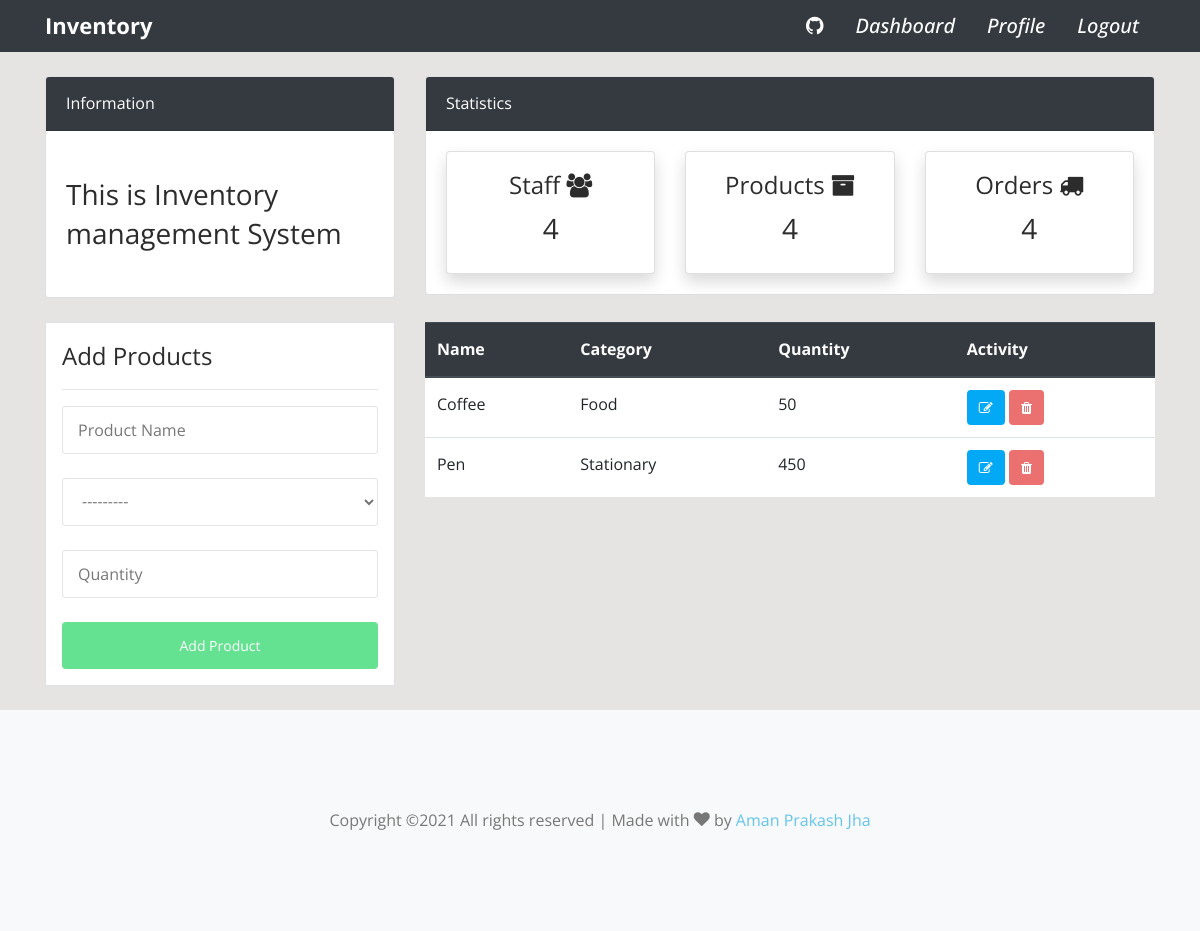
/product/ (signed in), run on an earlier commit of the app's database.
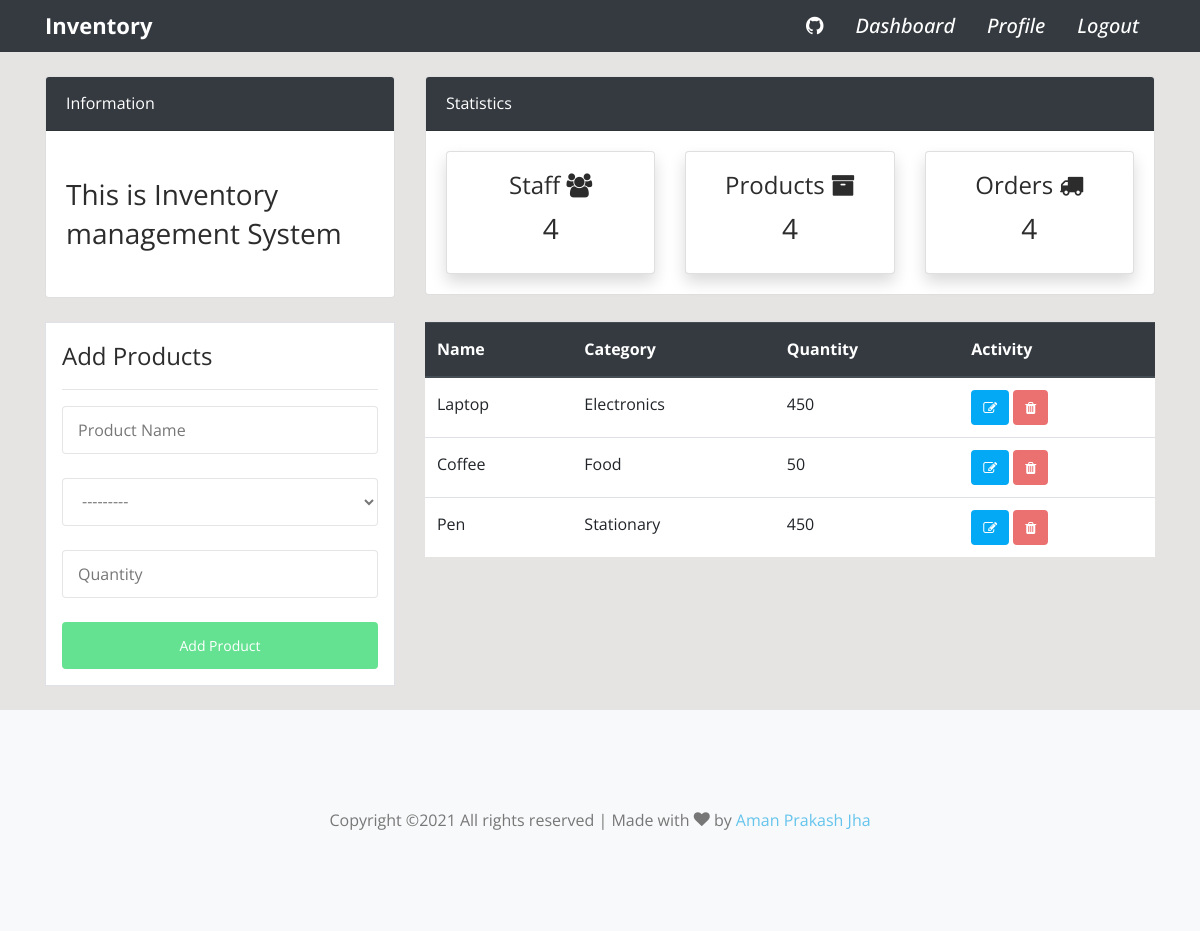
And on a later commit of the database.
### dashboard/models.py (models this page shows, shortened)
class Product(models.Model):
    name = models.CharField(max_length=100,null=True)
    category = models.CharField(max_length=100, choices=cat_choices,null=True)
    quantity = models.PositiveIntegerField(null=True)
    class Meta:
        verbose_name_plural = 'Product'
        ordering = ['category']

### dashboard/views.py (the view, shortened to what this page needs)
# urls.py: path('product/',views.product,name="product"),
@login_required(login_url='login')
def product(request):
    pro = Product.objects.all()
    form = AddProduct()
    return render(request,"dashboard/products.html",{'form':form,'product':pro})

### dashboard/forms.py
class AddProduct(forms.ModelForm):
    class Meta:
        model = Product
        fields = ['name','category','quantity']
    def __init__(self, *args, **kwargs):
        super(AddProduct,self).__init__(*args, **kwargs)
        self.fields['name'].widget = forms.TextInput(attrs={'type':'text','id':'name','name':'name','class':'form-control','placeholder':'Product Name'})
        self.fields['quantity'].widget = forms.NumberInput(attrs={'type':'number','class':'form-control','id':'quantity','name':'quantity','placeholder':'Quantity'})
        self.fields['category'].label = False

### templates/dashboard/products.html (shortened to what this page needs)
{% extends 'main.html' %}
{% block css %}
{% load crispy_forms_tags %}
{% endblock %}
{% block content %}
{% include "snippets/top.html" %}
<div class="container">
    <div class="row my-4">
        <div class="col-md-4">
            <div class="border bg-white p-3">
                <h4>Add Products</h4>
                <hr>
                <form method="POST">
                  <div class="form-group">
                    {{form.name}}
                  </div>
                  <div class="form-group">
                    {{form.category|as_crispy_field}}
                  </div>
                  <div class="form-group">
                    {{form.quantity}}
                  </div>
                    <input class="btn btn-success btn-block" type="submit" value="Add Product">
                </form>
            </div>
        </div>
        <div class="col-md-8">
            <table class="table bg-white table-responsive-sm">
                <thead class="thead-dark">
                  <tr>
                    <th scope="col">Name</th>
                    <th scope="col">Category</th>
                    <th scope="col">Quantity</th>
                    <th scope="col">Activity</th>
                  </tr>
                </thead>
                <tbody>
                  {% for p in product %}
                  <tr>
                    <td>{{p.name}}</td>
                    <td>{{p.category}}</td>
                    <td>{{p.quantity}}</td>
                    <td>
                        <a class="btn btn-info btn-sm" href="{% url 'edit' p.id %}"><i class="fa fa-pencil-square-o"></i></a>
                        <button class="btn btn-danger btn-sm" data-toggle="modal" data-target="#exampleModalCenter"><i class="fa fa-trash"></i></button>
                    </td>
                  </tr>
                  {% endfor %}
                </tbody>
              </table>
        </div>
    </div>
</div>
{% endblock %}

### templates/main.html (shortened to what this page needs)
<!DOCTYPE html>
<html lang="en">
    <head>
        {% load static %}
        <link rel="stylesheet" href="https://maxcdn.bootstrapcdn.com/font-awesome/4.4.0/css/font-awesome.min.css">
        <link rel="stylesheet" href="{% static 'css/open-iconic-bootstrap.min.css' %}">
        <link rel="stylesheet" href="{% static 'css/animate.css' %}">
        <link rel="stylesheet" href="{% static 'css/owl.carousel.min.css' %}">
        <link rel="stylesheet" href="{% static 'css/owl.theme.default.min.css' %}">
        <link rel="stylesheet" href="{% static 'css/magnific-popup.css' %}">
        <link rel="stylesheet" href="{% static 'css/aos.css' %}">
        <link rel="stylesheet" href="{% static 'css/ionicons.min.css' %}">
        <link rel="stylesheet" href="{% static 'css/bootstrap-datetimepicker.min.css' %}">
        <link rel="stylesheet" href="{% static 'css/nouislider.css' %}">
        <link rel="stylesheet" href="{% static 'css/flaticon.css' %}">
        <link rel="stylesheet" href="{% static 'css/icomoon.css' %}">
        <link rel="stylesheet" href="{% static 'css/style.css' %}">
      </head>
      <body>
        <div class="main-section">
            <nav class="navbar navbar-expand-lg navbar-dark ftco_navbar bg-dark ftco-navbar-light" id="ftco-navbar">
                <div class="container">
                  <a class="navbar-brand" href="{% url 'index' %}">Inventory</a>
                  <div class="collapse navbar-collapse" id="ftco-nav">
                    <ul class="navbar-nav ml-auto">
                        <li class="nav-item"><a href="https://github.com/amanjha8100" target="_blank" class="nav-link icon d-flex align-items-center"><i class="ion-logo-github"></i><span class="d-lg-none ml-2">GitHub</span></a></li>
                        {% if user.is_authenticated %}
                        <li class="nav-item"><a href="{% url 'index' %}" class="nav-link icon d-flex align-items-center"><i>Dashboard</i></a></li>
                        <li class="nav-item"><a href="{% url 'profile' %}" class="nav-link icon d-flex align-items-center"><i>Profile</i></a></li>
                        <li class="nav-item"><a href="{% url 'logout' %}" class="nav-link icon d-flex align-items-center"><i>Logout</i></a></li>
                        {% endif %}
                    </ul>
                  </div>
                  </div>
              </nav>
              {% block content %}
              {% endblock %}
                <footer class="ftco-section ftco-section-2 bg-light">
                    <div class="col-md-12 text-center">
                        <p class="mb-0">
                        Copyright &copy; All rights reserved | Made with <i class="icon-heart" aria-hidden="true"></i> by <a href="#" target="_blank">Aman Prakash Jha</a>
                        </p>
                    </div>
                </footer>
        </div>
      </body>
</html>

### templates/snippets/top.html
<div class="container">
    <div class="row mt-4">
        <div class="col-md-4">
            <div class="card">
                <div class="card-header bg-dark text-white">
                    Information
                </div>
                <div class="card-body">
                    <marquee behavior="" direction="">
                       <h3 class="my-4">This is Inventory management System</h3>
                    </marquee>
                </div>
            </div>
        </div>
        <div class="col-md-8">
            <div class="card">
                <div class="card-header bg-dark text-white">
                    Statistics
                </div>
                <div class="card-body">
                    <div class="row">
                        <div class="col-md-4">
                            <a class="text-decoration-none text-dark" href="{% url 'staff' %}">
                                <div class="card my-card shadow text-center p-3">
                                    <h4>Staff <i class="fa fa-users"></i></h4>
                                    <h3>4</h3>
                                </div>
                            </a>
                        </div>
                        <div class="col-md-4">
                            <a class="text-decoration-none text-dark" href="{% url 'product' %}">
                                <div class="card my-card shadow text-center p-3">
                                    <h4>Products <i class="fa fa-archive"></i></h4>
                                    <h3>4</h3>
                                </div>
                            </a>
                        </div>
                        <div class="col-md-4">
                            <a class="text-decoration-none text-dark" href="{% url 'order' %}">
                                <div class="card my-card shadow text-center p-3">
                                    <h4>Orders <i class="fa fa-truck"></i></h4>
                                    <h3>4</h3>
                                </div>
                            </a>
                        </div>
                    </div>
                </div>
            </div>
        </div>
    </div>
</div>

### static/css/icomoon.css (style rules this page uses)
[class^="icon-"], [class*=" icon-"] { font-family: 'icomoon' !important; speak: none; font-style: normal; font-weight: normal; font-variant: normal; text-transform: none; line-height: 1; -webkit-font-smoothing: antialiased; -moz-osx-font-smoothing: grayscale; }
.icon-heart:before { content: "\f004"; }

### templates/main.html (style rules this page uses)
body { background-color: rgb(230, 227,227); }

What changed in the data, as far as the page shows it:
added Product: name "Laptop", category "Electronics", quantity "450"
